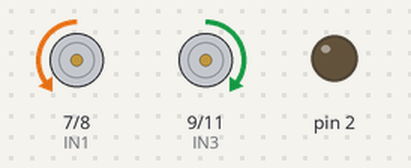
A sketch run on a simulated Arduino Uno, built with avr-gcc and run on an emulated ATmega328P. On the bench: motor-driver pin pairs drawn as motors (green arrow = first pin HIGH = forward, orange = second pin HIGH = backward, longer = more drive, scaled by the enable pin), output pins drawn as LEDs (lit = HIGH).

Above: at 0.2 s.
Timing chart, 0 to 3.0 s (numbered marks = the images above):
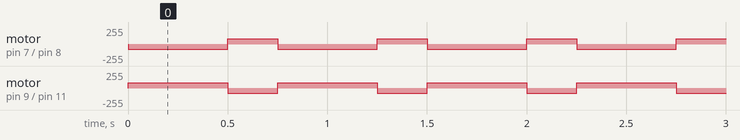

Measured:
- by itself, motor on pin 7 (IN1) / pin 8 (IN2): alternates forward 80/255 for 0.25 s and backward 80/255 for 0.50 s
- by itself, motor on pin 9 (IN3) / pin 11 (IN4): alternates forward 80/255 for 0.50 s and backward 80/255 for 0.25 s

The sketch:

RobotVoitureV2.ino
```cpp
#define ENA 5
#define ENB 6
#define IN1 7
#define IN2 8
#define IN3 9
#define IN4 11

#include <SoftwareSerial.h>


SoftwareSerial HC06(13,12);
String messageRecu;

const byte TRIGGER_PIN = 3; // Broche TRIGGER
const byte ECHO_PIN = 4;    // Broche ECHO

const unsigned long MEASURE_TIMEOUT = 25000UL;
const float SOUND_SPEED = 340.0 / 1000;


int V = 80;

float Xvoiture = 0;
float Yvoiture = 0;

int RotationVoiture = 0;

long measure;
float distance_mm;
float cm;

//////////////////////////////////// setup //////////////////////

void setup() {
  pinMode(TRIGGER_PIN, OUTPUT);
  digitalWrite(TRIGGER_PIN, LOW); // La broche TRIGGER doit être à LOW au repos
  pinMode(ECHO_PIN, INPUT);
  pinMode(IN1,OUTPUT);
  pinMode(IN2,OUTPUT);
  pinMode(IN3,OUTPUT);
  pinMode(IN4,OUTPUT);
  pinMode(ENA,OUTPUT);
  pinMode(ENB,OUTPUT);
  Serial.begin(9600);
  HC06.begin(9600);
  pinMode(2, OUTPUT);
 }

///////////////////////////// loop ///////////

/*      CMD :
 *
 *       1 - TEST Functions : --------------------------
 *
 *       TestMotors( NewVitesse );  Tester les fonctions 'Moov' avec une vitesse 'NewVitesse' donnée
 *
 *       2 - Sensors INFO Functions : --------------------------
 *
 *       RadarAvant();  Recuperer en Cm la distance de l'obstacle le plus proche
 *
 *       3 - Moov Functions : --------------------------
 *
 *       Avant();       Avancer
 *       Arr();         Reculer
 *       Droite();      Tourner a droite
 *       Gauche();      "       " gauche
 *
 *       AvantD();      Avancer a droite
 *       AvantG();      "       " gauche
 *
 *       ArrD();        Reculer a droite
 *       ArrG();        "       " gauche
 *
 *       STOP();        Arreter les moteurs
 *
 *       4 - OTHER Functions : --------------------------
 *
 */

void loop() {
  Avant();
  delay(250);
  STOP();

  Arr();
  delay(250);
  STOP();
}

void STOP(){
  analogWrite(ENA,LOW);
  analogWrite(ENB,LOW);
  digitalWrite(IN1,LOW);
  digitalWrite(IN2,LOW);
  digitalWrite(IN3,LOW);
  digitalWrite(IN4,LOW);
}

void ArrG(){
  analogWrite(ENA,V%2);
  analogWrite(ENB,V);
  digitalWrite(IN1,HIGH);
  digitalWrite(IN2,LOW);
  digitalWrite(IN3,LOW);
  digitalWrite(IN4,HIGH);
}

void ArrD(){
  analogWrite(ENA,V);
  analogWrite(ENB,V%2);
  digitalWrite(IN1,HIGH);
  digitalWrite(IN2,LOW);
  digitalWrite(IN3,LOW);
  digitalWrite(IN4,HIGH);
}

void AvantG(){
  analogWrite(ENA,V%2);
  analogWrite(ENB,V);
  digitalWrite(IN1,LOW);
  digitalWrite(IN2,HIGH);
  digitalWrite(IN3,HIGH);
  digitalWrite(IN4,LOW);
}

void AvantD(){
  analogWrite(ENA,V);
  analogWrite(ENB,V%2);
  digitalWrite(IN1,LOW);
  digitalWrite(IN2,HIGH);
  digitalWrite(IN3,HIGH);
  digitalWrite(IN4,LOW);
}

void Gauche(){
  V = 119;
  analogWrite(ENA,V);
  analogWrite(ENB,V);
  digitalWrite(IN1,HIGH);
  digitalWrite(IN2,LOW);
  digitalWrite(IN3,HIGH);
  digitalWrite(IN4,LOW);
  delay(676);
  V = 80;
}

void Droite(){
  V = 119;
  analogWrite(ENA,V);
  analogWrite(ENB,V);
  digitalWrite(IN1,LOW);
  digitalWrite(IN2,HIGH);
  digitalWrite(IN3,LOW);
  digitalWrite(IN4,HIGH);
  delay(685);
  V = 80;
}

void Arr(){
  analogWrite(ENB,V);
  analogWrite(ENA,V);
  digitalWrite(IN1,HIGH);
  digitalWrite(IN2,LOW);
  digitalWrite(IN3,LOW);
  digitalWrite(IN4,HIGH);
}

void Avant(){
  analogWrite(ENB,V);
  analogWrite(ENA,V);
  digitalWrite(IN1,LOW);
  digitalWrite(IN2,HIGH);
  digitalWrite(IN3,HIGH);
  digitalWrite(IN4,LOW);
  delay(250);
}

void TestMotors(int TestV){
  V = TestV;
  Avant();
  delay(500);
  Arr();
  delay(500);
  Droite();
  delay(500);
  Gauche();
  delay(500);
  AvantD();
  delay(500);
  AvantG();
  delay(500);
  ArrD();
  delay(500);
  ArrG();
  delay(500);
  STOP();
  delay(500);
  V = 250;
}

float RadarAvant(){
  digitalWrite(TRIGGER_PIN, HIGH);
  delayMicroseconds(10);
  digitalWrite(TRIGGER_PIN, LOW);
  measure = pulseIn(ECHO_PIN, HIGH, MEASURE_TIMEOUT);
  distance_mm = measure / 2.0 * SOUND_SPEED;
  cm = distance_mm / 10.0, 2;
  return cm ;
}

/*
  if( distance < 30 && distance > 1 ){

    Arr();
    V = 119;
    Droite();
    delay(275);
    V = 80;

  }


  if(distance < 100 && distance > 30){

      V = 80;
      Avant();

  }
  if(distance < 200 && distance > 100){

      V = 120;
      Avant();

  }

  if(distance < 400 && distance > 200){

      V = 180;
      Avant();

  }

////////////////////////////////////////////////

  char c = HC06.read();
  messageRecu += c;
  if (messageRecu.length() >0)
  {
      Serial.println(messageRecu);
      if (messageRecu.indexOf("SetX=")) {  }
      messageRecu="";
  }
*/
```
